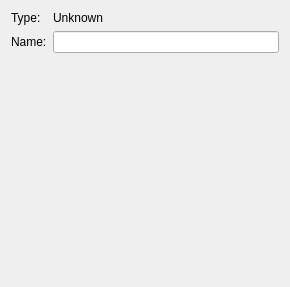
<?xml version="1.0" encoding="UTF-8"?>
<ui version="4.0">
 <class>Frame</class>
 <widget class="QWidget" name="Frame">
  <property name="geometry">
   <rect>
    <x>0</x>
    <y>0</y>
    <width>290</width>
    <height>287</height>
   </rect>
  </property>
  <property name="windowTitle">
   <string>Computer Inspector</string>
  </property>
  <layout class="QFormLayout" name="formLayout">
   <item row="0" column="0">
    <widget class="QLabel" name="label_3">
     <property name="text">
      <string>Type:</string>
     </property>
    </widget>
   </item>
   <item row="0" column="1">
    <widget class="QLabel" name="typeLabel">
     <property name="text">
      <string>Unknown</string>
     </property>
    </widget>
   </item>
   <item row="1" column="0">
    <widget class="QLabel" name="label">
     <property name="text">
      <string>Name:</string>
     </property>
    </widget>
   </item>
   <item row="1" column="1">
    <widget class="QLineEdit" name="nameEdit"/>
   </item>
  </layout>
 </widget>
 <resources/>
 <connections/>
</ui>
